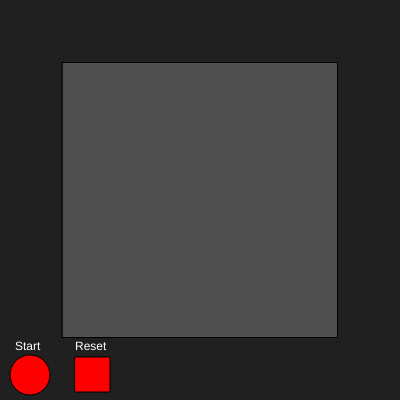
Frame 1 (no input)
Frame 60 (no input): identical to frame 1, image omitted
Frame 120 (the mouse pressed at the canvas centre since frame 60): identical to frame 1, image omitted

The p5.js sketch that drew this single still picture (run headless with seeded random() and noise() and a simulated clock; from frame 60 on, the mouse is pressed at the canvas centre):

// p5.js sketch
// ── sketch.js
var MOVEx,MOVEy;
var MOVESHAPE,STARTCIRCLE,STARTSQUARE;
var MOVExspeed;
var circleFill, rectFill;
var channel1;
var channel;
var mouseX,mouseY;

function setup() {
  createCanvas(400, 400);
  MOVEx=200;
  MOVEy=height/2;
  MOVExspeed=3;
  STARTCIRCLE=false;
  STARTSQUARE=false;
  channel1=0;
  channel=0;
}

function draw() {
  //bezel
  background(32);
//screen
  push();
  fill(80);
  rectMode(CENTER);
  rect(200,200,275,275)
  pop();

  //circle button and label
  push();
    if((dist(mouseX, mouseY,30,375)<20)){
  STARTCIRCLE = true;
    print(STARTCIRCLE);
     }else {
     STARTCIRCLE=false;
     }
  
  if (STARTCIRCLE){
    circleFill=100
  } else {
  circleFill = 255;
  }
  fill(circleFill,0,0);
  circle(30,375,40);
  fill(255);
  text("Start",15,350);
  pop();

 ///square button and label  
push();
  if (mouseX > 75 && mouseX < 110 && mouseY > 357 && mouseY < 392) {
STARTSQUARE=true;
}else{
  STARTSQUARE=false
}
  if (STARTSQUARE){
    rectFill=100
  } else {
  rectFill = 255;
  }
  fill(rectFill,0,0);
  rect(75,357,35,35);
  fill(255);
text("Reset",75,350);
pop();
  
  

  if(channel1>=1){
  ellipse(MOVEx,MOVEy,50,50);
  MOVEx+= MOVExspeed; 
  if(MOVEx-25<=65||MOVEx+25>335){
    MOVExspeed *=-1; 
  } 

}
}
function mousePressed() {
  if (STARTCIRCLE){
    channel++;
    channel1= channel / 1;
} else if (STARTSQUARE){
  set(channel=0)
  channel1= channel / 1;
}
  print( "Channel #: " +channel1);
}
